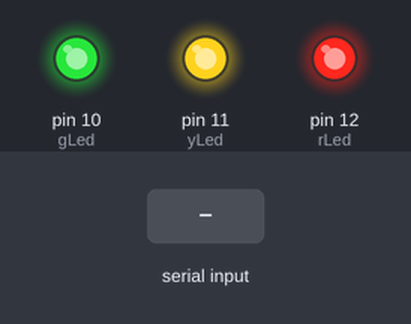
Simulated run of this sketch. Board: Arduino Uno, built with avr-gcc and run on an emulated ATmega328P. Shown: output pins drawn as LEDs (lit = HIGH). The test bench sets the inputs (shaded band).

Above: at 1.2 s.
1.3 s: "r" received over Serial
At 2.0 s:
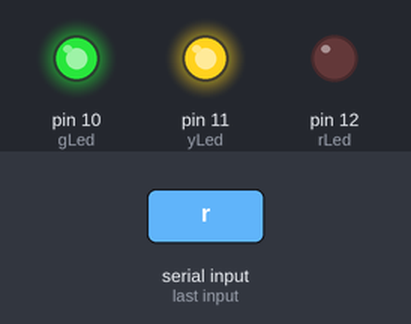
2.8 s: "y" received over Serial
At 3.1 s:
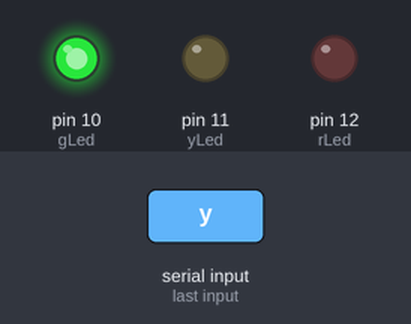
4.3 s: "g" received over Serial
At 5.4 s:
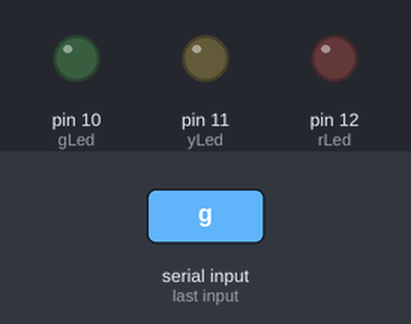
5.8 s: "r" received over Serial
At 6.6 s:
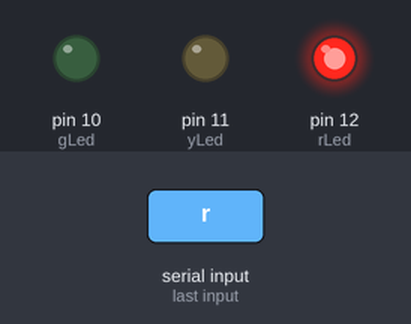
7.3 s: "y" received over Serial
At 7.7 s:
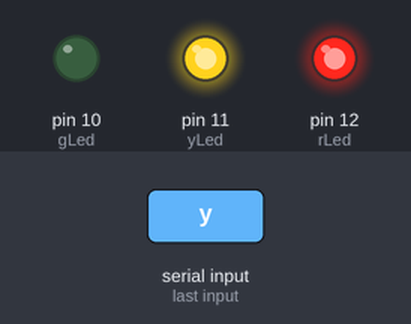
Timing chart, 0 to 9.8 s (numbered marks = the images above; inputs shaded):
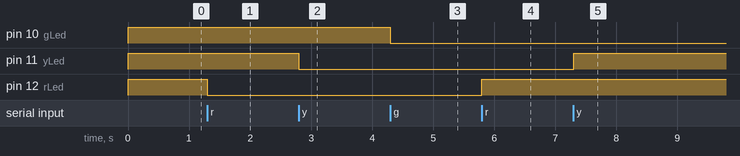

The sketch:

RYGFromUnity.ino
```cpp
#include <String.h>                       // the String library is needed for the memset command only

// initialize variables to be used in the code
int gLed = 10;
int yLed = 11;
int rLed = 12;
char myCol[20];
bool gOn = true;
bool yOn = true;
bool rOn = true;

void setup() {
   Serial.begin (9600);                    // open serial communication at baud rate of 9600

   // establish output pins for RYG LEDs on the Arduino
   pinMode(gLed, OUTPUT);
   pinMode(yLed, OUTPUT);
   pinMode(rLed, OUTPUT);

   // start with LEDs on
   digitalWrite(gLed, HIGH);
   digitalWrite(yLed, HIGH);
   digitalWrite(rLed, HIGH);

}


void loop() {                               // loop this code indefinitely
  int lf = 10;                              // establish string size (in bytes)
  Serial.readBytesUntil(lf, myCol, 1);      // read first 10 bytes from serial communication into myCol

   if(strcmp(myCol,"r")==0){                //if myCol string is "r"
      if(rOn == false){                     //if the red LED is off
        digitalWrite(rLed, HIGH);           //turn the red LED on
        rOn = true;                         //set marker that red LED is on
        //Serial.print("r");                //print to serial - for debugging purposes only
      }
      else {                                //if the red LED is on
        digitalWrite(rLed, LOW);            //turn red LED off
        rOn = false;                        //set marker that red LED is off
      }
   }
  if(strcmp(myCol,"y")==0){                 //if myCOl string is "y"
    if(yOn == false) {                      //if the yellow LED is off
      digitalWrite(yLed, HIGH);             //turn the yellow LED on
      yOn = true;                           //set marker that yellow LED is on
      //Serial.print("y");                  //print to serial - for debugging purposes only
    }
    else {                                  //if the yellow LED is on
      digitalWrite(yLed, LOW);              //turn yellow LED off
      yOn = false;                          //set marker that yellow LED is off
    }
   }
  if(strcmp(myCol,"g")==0){                 //if myCOl string is "g"
    if(gOn == false) {                      //if the green LED is off
      digitalWrite(gLed, HIGH);             //turn the green LED on
      gOn = true;                           //set marker that green LED is on
      //Serial.print("g");                  //print to serial - for debugging purposes only
    }
    else {                                  //if the green LED is on
      digitalWrite(gLed, LOW);              //turn green LED off
      gOn = false;                          //set marker that green LED is off
    }
   }
   memset(myCol, 0, sizeof myCol);         //clear serial log - prevents LED blinking

}
```

Measured:
- after the input at 1.3 s, pin 12 (rLed): HIGH → LOW at once
- after the input at 2.8 s, pin 11 (yLed): HIGH → LOW at once
- after the input at 4.3 s, pin 10 (gLed): HIGH → LOW at once
- after the input at 5.8 s, pin 12 (rLed): LOW → HIGH at once
- after the input at 7.3 s, pin 11 (yLed): LOW → HIGH at once
